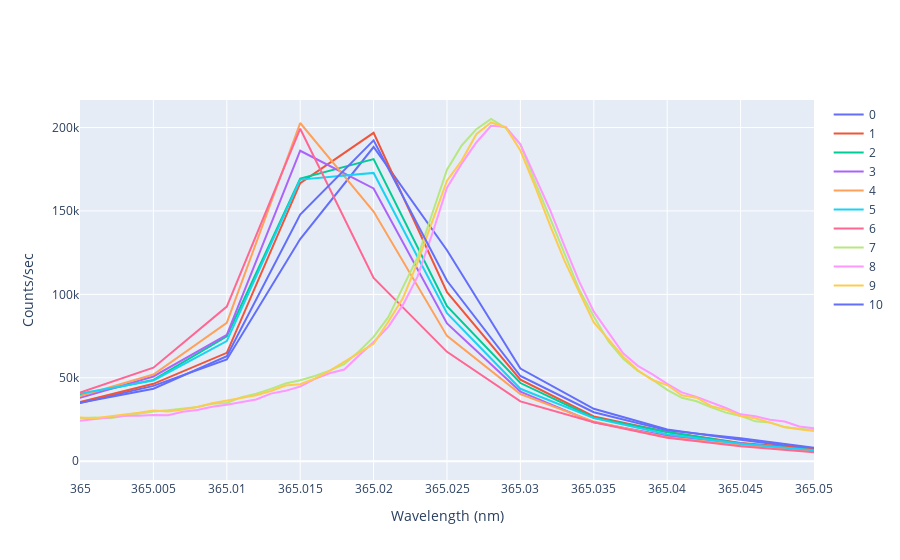

Notebook code for this chart:
### Code cell
import numpy as np
import matplotlib.pyplot as plt
import pandas as pd
import plotly.express as px
import plotly.graph_objects as go

FileNames = [0]*11
for i in range(len(FileNames)):
    string = 'Default (%.0f)' %(i+1)
    FileNames[i] = [string]
    print(FileNames[i])

fig = go.Figure()

for j in range(len(FileNames)):

    df = pd.read_csv(FileNames[j][0])
    dataWheader = np.array(df)

    data = dataWheader[2::]
    Wavelength = [0]*len(data) 
    Count = [0]*len(data)
    MaxLoc = [0]*len(data)
    for i in range(len(data)):
        step_0 = str(data[i]).split('\\t')
        Wavelength[i] = float(step_0[0][2::])
        Count[i] = float(step_0[1][0:-2])
    
     # Add traces
    fig.add_trace(go.Scatter(x=Wavelength, y=Count,
                    mode='lines',
                    name='%.0f' %j))

#plt.legend()
#plt.xlim(364.85, 365.025)
#lgd = ax.legend(bbox_to_anchor=(1.1, 0.1))
#text = ax.text(-0.2,1.05, "Default25to35", transform=ax.transAxes) # CHANGE K_RANGE
#go.savefig('June18_recalibration2_cursor.png', bbox_extra_artists=(lgd, text), bbox_inches='tight')

fig['layout']['xaxis'].update(title='Wavelength (nm)', range=[365, 365.05], dtick=0.005, autorange=False)
fig['layout']['yaxis'].update(title='Counts/sec', autorange=True)
fig.show()
